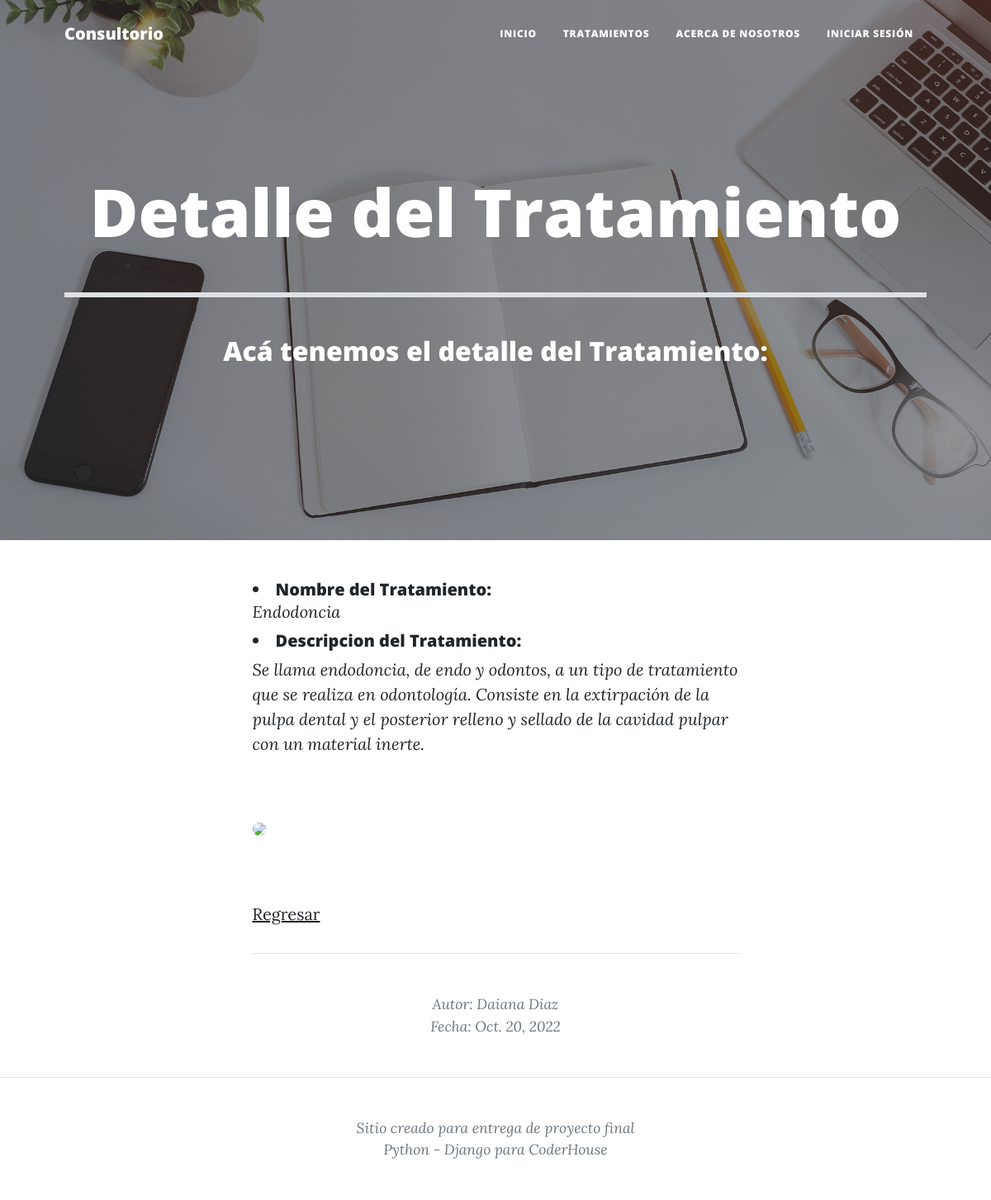
/pages/2, run on the app's committed database.
### paginas/models.py (models this page shows)
class TratamientoOdontologico(models.Model):
    tratamiento = models.CharField(max_length=40)
    contenido = models.CharField(max_length=400)
    autor = models.CharField(max_length=40)
    fecha = models.DateField()

### paginas/views.py (the view)
# urls.py: re_path(r'^(?P<pk>\d+)$', views.TratamientosOdontologicosDetalle.as_view(), name='detalleTratamientos'),
class TratamientosOdontologicosDetalle(DetailView):
    model = TratamientoOdontologico
    template_name = "paginas/detalleTratamientos.html"

### paginas/templates/paginas/detalleTratamientos.html (shortened to what this page needs)
{% extends "paginas/padre.html" %}
{% load static %}
        {% block titulo %}
            <h1 class="mb-1">Detalle del Tratamiento</h1>
            <br>
            <hr size="8px" color="black" />
            <br>
            <h2>Acá tenemos el detalle del Tratamiento:</h2>
        {% endblock %}
        {% block contenido %}
          <h5 class="my-0 py-0"><li>Nombre del Tratamiento:</li></h5>  <i> {{ tratamientoodontologico.tratamiento }}</i>
          <h5 class="my-2"><li>Descripcion del Tratamiento:</li></h5>  <i> {{ tratamientoodontologico.contenido }}</i></p>
          {% if tratamientoodontologico.tratamiento == "Endodoncia" %}
          <div class="col-4">
            <img class="img-fluid rounded-circle py-5" src="https://upload.wikimedia.org/wikipedia/commons/thumb/3/39/Root_Canal_Illustration_Molar.svg/1920px-Root_Canal_Illustration_Molar.svg.png" />
          </div>
          {% endif %}
          <p>
            <a href="{% url 'listaTratamientos' %}">Regresar</a>
          </p>
          <footer class="border-top">
            <div class="container px-4 px-lg-5">
                <div class="row gx-4 gx-lg-5 justify-content-center">
                    <div class="col-md-10 col-lg-8 col-xl-7">
                        <div class="small text-center text-muted fst-italic">Autor: {{ tratamientoodontologico.autor }} <br> Fecha: {{ tratamientoodontologico.fecha }}</div>
                    </div>
                </div>
            </div>
        </footer>
        {% endblock %}

### data on the page
TratamientoOdontologico: tratamiento "Endodoncia", contenido "Se llama endodoncia, de endo y odontos, a un tipo de tratamiento que se realiza en odontología. Consiste en la extirpación de la pulpa dental y el posterior relleno y sellado de la cavidad pulpar con un material inerte.", autor "Daiana Diaz", fecha "Oct. 20, 2022"
